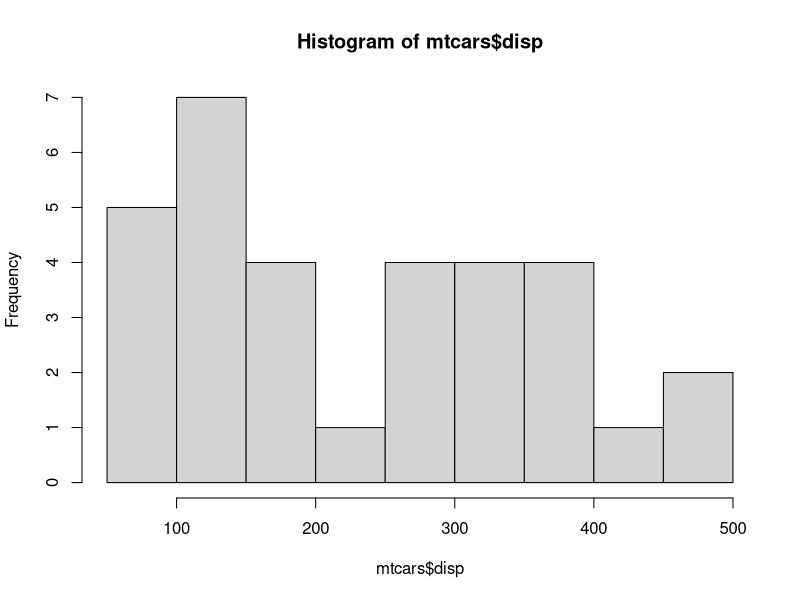
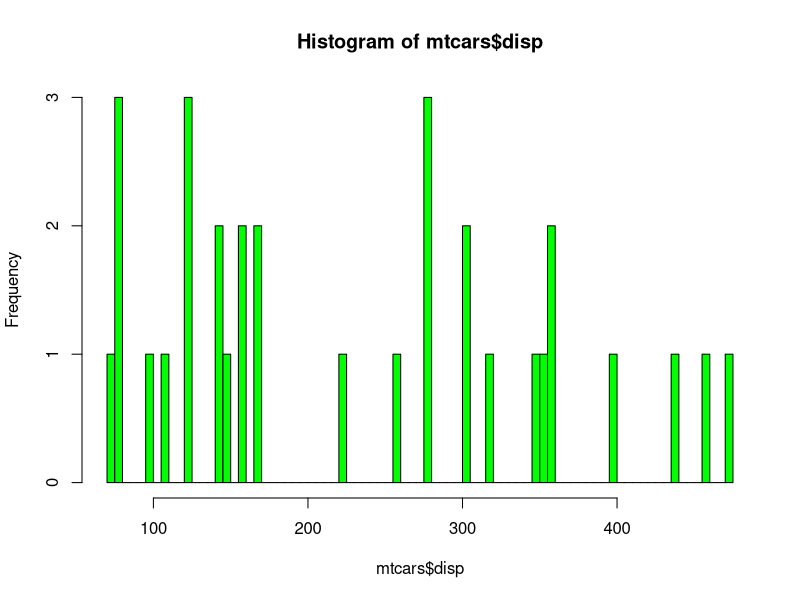
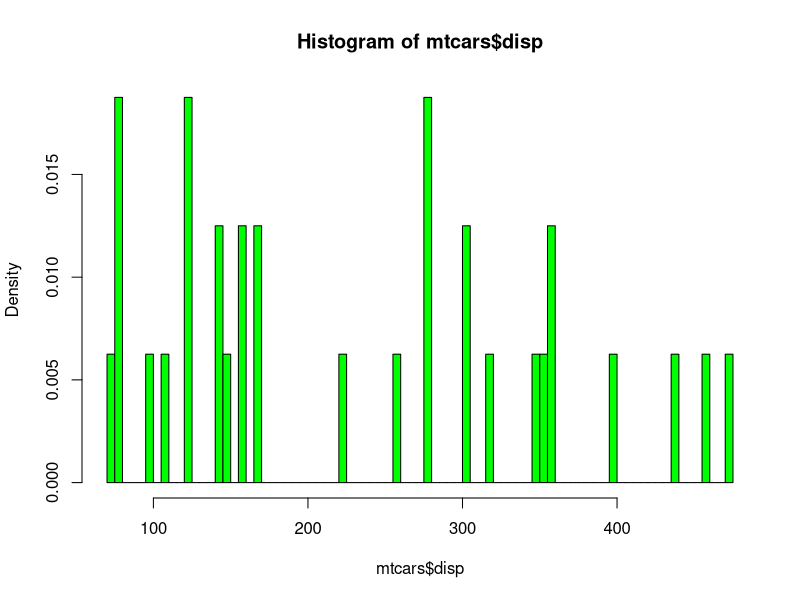
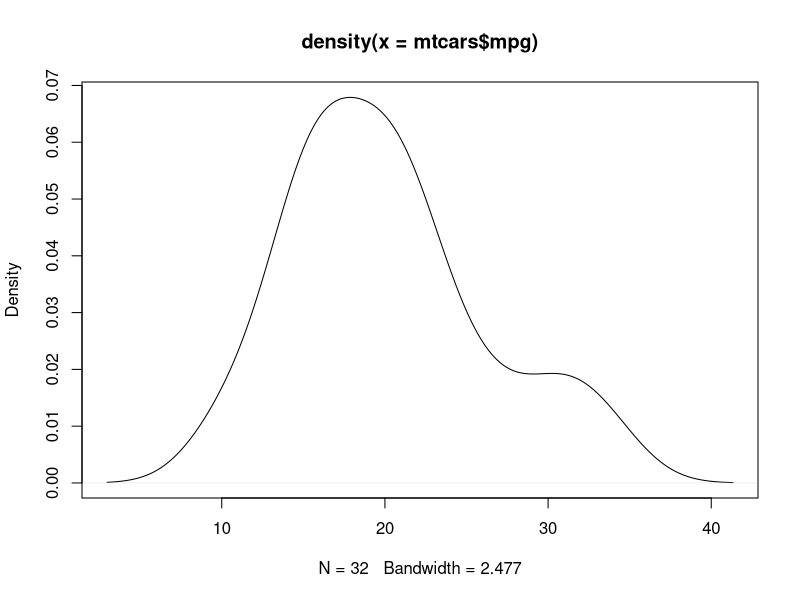
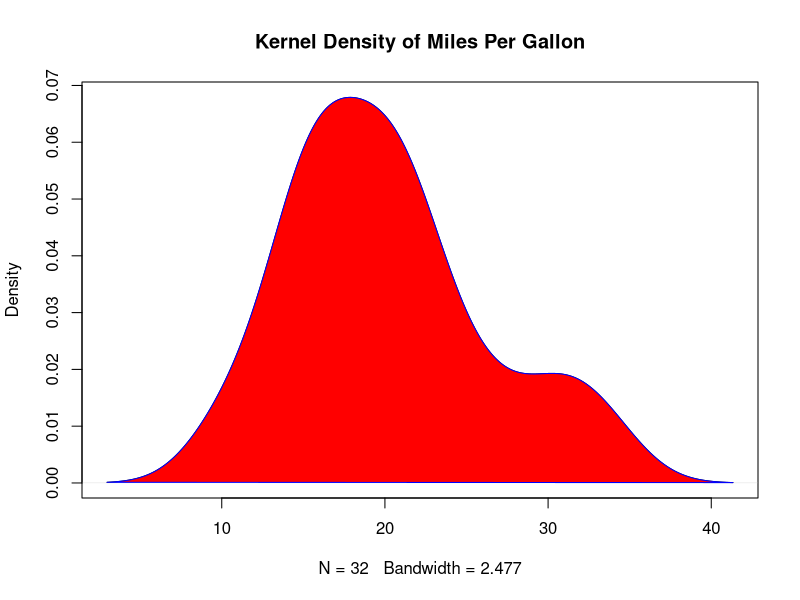
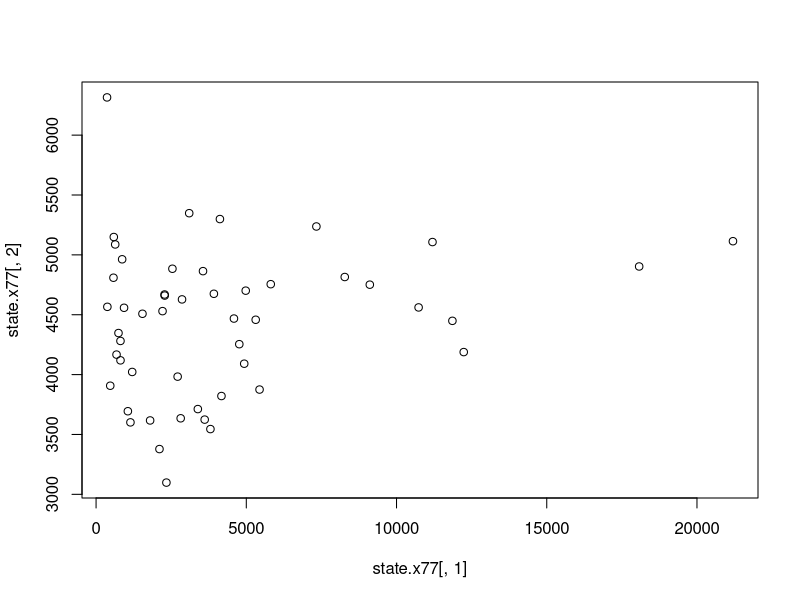
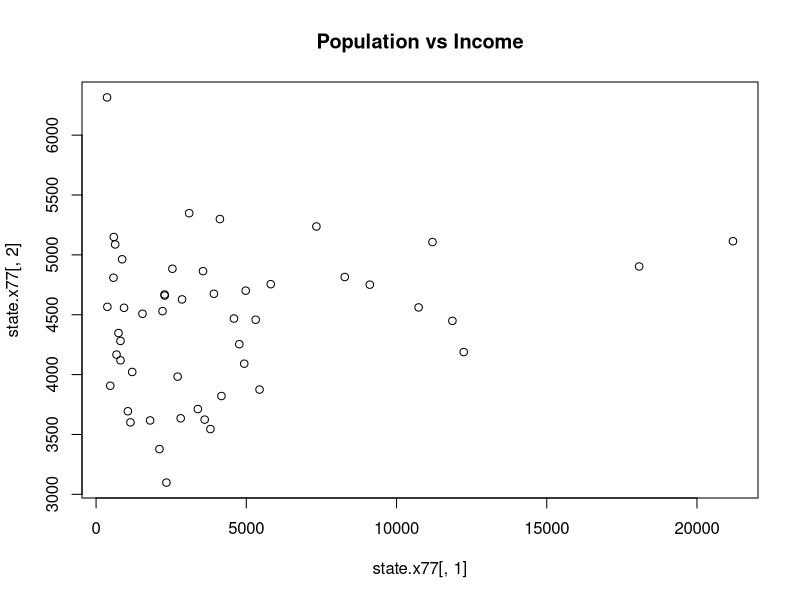
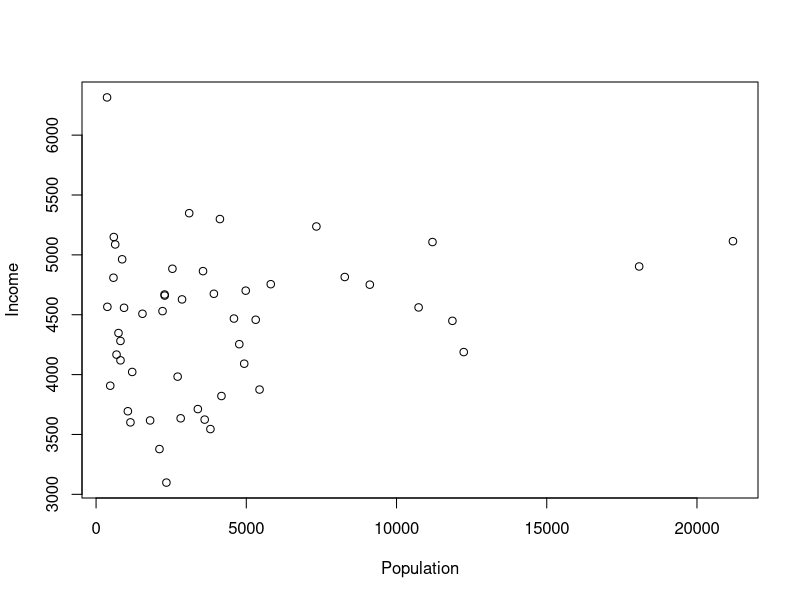

Recreate these plots in R, in order. (Note: this script raises an error after producing the figures.)
## ---- chunk 1
library(datasets)

hist(mtcars$disp)
hist(mtcars$disp, breaks=100, col="Green")

## density instead of frequency

hist(mtcars$disp, breaks=100, col="Green", freq=FALSE)

## density plot
d <- density(mtcars$mpg) ## saving the density output in a variable
plot(d) # intelligently plots the results

## filled density plot

d <- density(mtcars$mpg)
plot(d, main="Kernel Density of Miles Per Gallon")
polygon(d, col="red", border="blue")
## ---- chunk 2
## population vs income
plot(state.x77[,1], state.x77[,2])

## adding plot title
plot(state.x77[,1], state.x77[,2], main = "Population vs Income")

#### adding x and y labels - xlab and ylab
plot(state.x77[,1], state.x77[,2], xlab="Population", ylab="Income")

#### adding color - color number
plot(state.x77[,1], state.x77[,2], xlab="Population", ylab="Income", col=2)

#### adding color - with name
plot(state.x77[,1], state.x77[,2], xlab="Population", ylab="Income", col="blue")

#### pch

## changing type of point using pch
plot(state.x77[,1], state.x77[,2], xlab="Population", ylab="Income", col=3, pch=20)

#### cex

## controlling size of symbols using cex

### cex = 0.8
plot(state.x77[,1], state.x77[,2], xlab="Population", ylab="Income", col=3, pch=20, cex = 0.8)

### cex = 1.8
plot(state.x77[,1], state.x77[,2], xlab="Population", ylab="Income", col=3, pch=20, cex = 1.8)

## ---- chunk 3
## line plots
plot(state.x77[,1], state.x77[,2], xlab="Population", ylab="Income", col=3, type="l")

## points and lines
plot(state.x77[,1], state.x77[,2], xlab="Population", ylab="Income", col=3, type="b")

## line type
plot(state.x77[,1], state.x77[,2], xlab="Population", ylab="Income", col=3, type="b", lty=2)

## different line type
plot(state.x77[,1], state.x77[,2], xlab="Population", ylab="Income", col=3, type="b", lty=4)

## line width
plot(state.x77[,1], state.x77[,2], xlab="Population", ylab="Income", col=3, type="b", lty=4, lwd=2)

## abline
plot(state.x77[,1], state.x77[,2], xlab="Population", ylab="Income", col=3)
abline(h=4000,col="red")
abline(v=7000,col="blue", lty=3, lwd=4)

plot(state.x77[,1], state.x77[,2], xlab="Population", ylab="Income", col=3)
model <- lm(state.x77[,2] ~ state.x77[,1])
abline(model, lwd=2, lty=3)
## ---- chunk 4
## Example of labeling points

plot(mtcars$wt, mtcars$mpg, main="Mileage vs. Car Weight", 
  	xlab="Weight", ylab="Mileage", pch=18, col="blue")
text(mtcars$wt, mtcars$mpg, row.names(mtcars), cex=0.6, pos=4, col="red")
## ---- chunk 5
x <- c(1:5); y <- x # create some data 
par(pch=22, col="red") # plotting symbol and color 
par(mfrow=c(2,4)) # all plots on one page 
opts = c("p","l","o","b","c","s","S","h") 
for(i in 1:length(opts)){ 
  heading = paste("type=",opts[i]) 
  plot(x, y, type="n", main=heading) 
  lines(x, y, type=opts[i]) 
}
## ---- chunk 6
library(datasets)
boxplot(state.x77)
boxplot(scale(state.x77))

## population
boxplot(state.x77[,1], ylab="Population")
title("Boxplot of State Populations")

# Boxplot of MPG by Car Cylinders 
boxplot(mpg~cyl,data=mtcars, main="Car Milage Data", 
  	xlab="Number of Cylinders", ylab="Miles Per Gallon")

## ---- chunk 7
## Row-wise
par(mfrow=c(2,1))
plot(state.x77[,1], state.x77[,2], xlab="Population", ylab="Income", col=3)

plot(state.x77[,1], ylab="Population")
## ---- chunk 8
## Column-wise
par(mfcol=c(1,2))
plot(state.x77[,1], state.x77[,2], xlab="Population", ylab="Income", col=3)

plot(state.x77[,1], ylab="Population")

plot(state.x77[,2], ylab="Income")

par(mfcol=c(1,1))
## ---- chunk 9
JohnsonJohnson

class(JohnsonJohnson)

m <- matrix(JohnsonJohnson, ncol=4, byrow = TRUE)
m

matplot(m, type="l")
## ---- chunk 10
# Q-Q plots
x1 <- rnorm(100)

qqnorm(x1)
qqline(x1)

# Comparing 2 distributions
par(mfrow=c(1,2))

x <- rt(100, df=3)
# normal fit
qqnorm(x); qqline(x)

# t(3Df) fit 
qqplot(rt(1000,df=3), x, main="t(3) Q-Q Plot", 
   ylab="Sample Quantiles")
abline(0,1)
## ---- chunk 11
library(ggplot2)

ggplot(data=mtcars, aes(x=wt, y=mpg)) + 
    geom_point() + 
    labs(title="Automobile Data", x="Weight", y="Miles Per Gallon")

## ---- chunk 12
ggplot(data=mtcars, aes(x=wt, y=mpg, color=cyl)) + 
    geom_point(size=5) + 
    labs(title="Automobile Data", x="Weight", y="Miles Per Gallon")

ggplot(data=mtcars, aes(x=wt, y=mpg, color=factor(cyl))) + 
    geom_point() + 
    labs(title="Automobile Data", x="Weight", y="Miles Per Gallon")

ggplot(data=mtcars, aes(x=wt, y=mpg, color=factor(cyl))) + 
    geom_point(color="red") + 
    labs(title="Automobile Data", x="Weight", y="Miles Per Gallon")
## ---- chunk 13
library(lattice)

ggplot(singer, aes(x=height)) + 
    geom_histogram()

ggplot(singer, aes(x=height)) + 
    geom_histogram(binwidth = 2)

## ---- chunk 14
ggplot(singer, aes(x=voice.part, y=height)) + 
    geom_boxplot()
## ---- chunk 15
data(Salaries, package="car")

ggplot(Salaries, aes(x=rank, fill=sex)) + 
    geom_bar(position="stack") + 
    labs(title='position="stack"') 

ggplot(Salaries, aes(x=rank, fill=sex)) + 
    geom_bar(position="dodge") + 
    labs(title='position="dodge"') 

ggplot(Salaries, aes(x=rank, fill=sex)) + 
    geom_bar(position="fill") + 
    labs(title='position="fill"')

ggplot(Salaries, aes(x=rank, fill=sex)) + 
    geom_bar(position="fill") + 
    labs(title='position="fill"') + 
    coord_flip()

ggplot(Salaries, aes(x=rank, fill=sex)) + 
    geom_bar(position="dodge") + 
    labs(title='position="dodge"') + 
    scale_fill_grey(start = 0, end = 1)
## ---- chunk 16
ggplot(Salaries, aes(x=rank, y=salary, color=sex)) + 
    geom_point()

ggplot(Salaries, aes(x=rank, y=salary, color=sex)) + 
    geom_point(position="jitter", size = 3)

ggplot(Salaries, aes(x=rank, y=salary, color=sex)) + 
    geom_jitter(size = 3)

ggplot(Salaries, aes(x=rank, y=salary, color=sex)) + 
    geom_jitter(aes(shape = sex), size = 3)

ggplot(Salaries, aes(x=yrs.service, y=salary)) + 
    geom_jitter(size = 3) + 
    geom_smooth(method=lm)
## ---- chunk 17
JohnsonJohnson

jj <- matrix(JohnsonJohnson, ncol = 4, byrow = TRUE)

jj <- cbind(matrix(1960:1980),jj)

colnames(jj) <- c("Year","Q1", "Q2", "Q3", "Q4")

jj <- data.frame(jj)

ggplot(jj,aes(x=Year,y=Q1)) + 
    geom_line()


### illustrating example of reshaping data for ggplot plotting
library(reshape2)

melt_jj <- melt(jj, id.vars = "Year")

ggplot(melt_jj, aes(x=Year, y = value, color=variable)) + 
    geom_line()
## ---- chunk 18
data(Salaries, package="car")
library(ggplot2)

ggplot(Salaries, aes(x=salary)) + 
    geom_density(alpha=0.3)

ggplot(Salaries, aes(x=salary, fill=rank)) + 
    geom_density(alpha=0.3)

ggplot(Salaries, aes(x=yrs.since.phd, y=salary, shape=sex, color=rank )) + 
    geom_point(size=3)

## ---- chunk 19
data(singer, package="lattice") 
library(ggplot2) 

ggplot(data=singer, aes(x=height)) + 
    geom_histogram() + 
    facet_wrap(~voice.part, nrow=4)
## ---- chunk 20

m <- mtcars

m$am <- factor(m$am, levels=c(0,1), labels=c("Automatic", "Manual")) 

m$vs <- factor(m$vs, levels=c(0,1), labels=c("V-Engine", "Straight Engine")) 

m$cyl <- factor(m$cyl)

ggplot(data=m, aes(x=hp, y=mpg, shape=cyl, color=cyl)) + 
    geom_point(size=3) + 
    facet_grid(am~vs) + 
    labs(title="Automobile Data by Engine Type", 
         x="Horse Power", y="Miles Per Gallon")
## ---- chunk 21
library(gridExtra)

p1 <- ggplot(data=mtcars, aes(x=wt, y=mpg, color=factor(cyl))) + 
    geom_point(pch=17, color="blue", size=2) + 
    geom_smooth(method="lm", color="red", linetype=2) + 
    labs(title="Automobile Data", x="Weight", y="Miles Per Gallon")

p2 <- ggplot(data=mtcars, aes(x=wt, y=mpg, color=factor(cyl))) + 
    geom_point(pch=17, color="blue", size=2) + 
    geom_smooth(method="loess", color="red", linetype=2) + 
    labs(title="Automobile Data", x="Weight", y="Miles Per Gallon")

grid.arrange(p1,p2,ncol=2)

grid.arrange(p1,p2,nrow=2)
## ---- chunk 22
ggplot(mtcars,aes(x=wt, y=hp)) + 
    geom_point()
ggsave("myplot.pdf")
ggsave("myplot.png")
